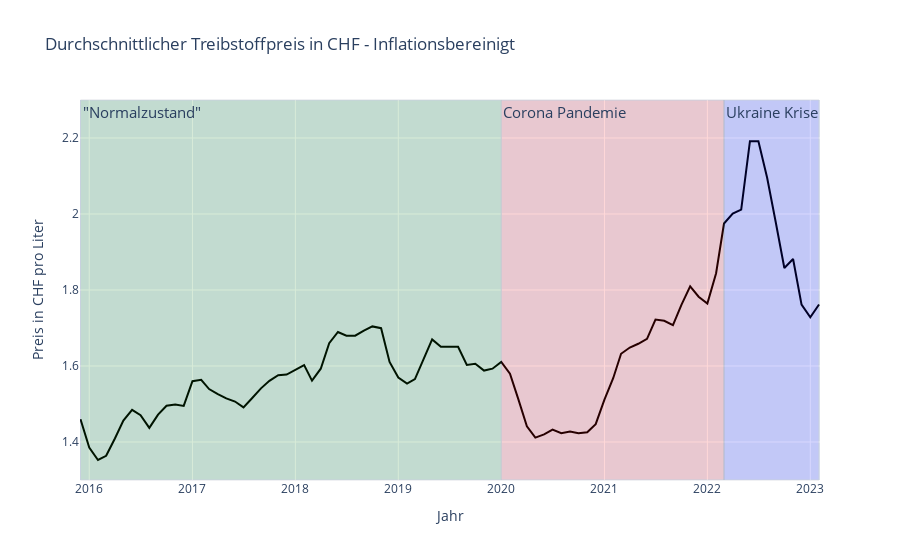

Here is the notebook cell this chart was saved with:
### Code cell
# add to plot vertical lines for 2020 to 2021
fig = go.Figure()
fig.add_trace(go.Scatter(x=df_story["Month"], y=df_story["Durchschnittlicher Treibstoffpreis in CHF"], name="Durchschnittlicher Treibstoffpreis in CHF", line=dict(color="black", width=2)))
# legend on bottom left
fig.update_layout(legend=dict(
    orientation="h",
    yanchor="bottom",
    y=1.02,
    xanchor="right",
    x=1
))
fig.update_layout(yaxis=dict(range=[1.3, 2.3]))
fig.update_layout(title_text="Durchschnittlicher Treibstoffpreis in CHF - Inflationsbereinigt")
fig.update_xaxes(title_text="Jahr")
fig.update_yaxes(title_text="Preis in CHF pro Liter")
fig.add_vrect(x0="2020-01", x1="2022-03", fillcolor="red", opacity=0.15, line_width=1.0, annotation_text="Corona Pandemie", annotation_position="top left", annotation=dict(font_size=15))
fig.add_vrect(x0="2022-03", x1="2023-02", fillcolor="blue", opacity=0.15, line_width=1.0, annotation_text="Ukraine Krise", annotation_position="top left", annotation=dict(font_size=15))
fig.add_vrect(x0="2015-12", x1="2020-01", fillcolor="green", opacity=0.15, line_width=1.0, annotation_text="\"Normalzustand\"", annotation_position="top left", annotation=dict(font_size=15))
fig.show()
# save fig as html
fig.write_html("Durchschnittlicher Treibstoffpreis in CHF - Inflationsbereinigt.html")

### Figure 1 — Plotly figure (JSON) as saved in the notebook; plotly's stock layout.template omitted (floating-point values rounded to 4 significant figures)
{"data": [{"line": {"color": "black", "width": 2}, "name": "Durchschnittlicher Treibstoffpreis in CHF", "type": "scatter", "x": ["2015-12", "2016-01", "2016-02", "2016-03", "2016-04", "2016-05", "2016-06", "2016-07", "2016-08", "2016-09", "2016-10", "2016-11", "2016-12", "2017-01", "2017-02", "2017-03", "2017-04", "2017-05", "2017-06", "2017-07", "2017-08", "2017-09", "2017-10", "2017-11", "2017-12", "2018-01", "2018-02", "2018-03", "2018-04", "2018-05", "2018-06", "2018-07", "2018-08", "2018-09", "2018-10", "2018-11", "2018-12", "2019-01", "2019-02", "2019-03", "2019-04", "2019-05", "2019-06", "2019-07", "2019-08", "2019-09", "2019-10", "2019-11", "2019-12", "2020-01", "2020-02", "2020-03", "2020-04", "2020-05", "2020-06", "2020-07", "2020-08", "2020-09", "2020-10", "2020-11", "2020-12", "2021-01", "2021-02", "2021-03", "2021-04", "2021-05", "2021-06", "2021-07", "2021-08", "2021-09", "2021-10", "2021-11", "2021-12", "2022-01", "2022-02", "2022-03", "2022-04", "2022-05", "2022-06", "2022-07", "2022-08", "2022-09", "2022-10", "2022-11", "2022-12", "2023-01", "2023-02"], "y": [1.46, 1.386, 1.353, 1.364, 1.409, 1.456, 1.485, 1.471, 1.437, 1.472, 1.496, 1.499, 1.495, 1.56, 1.564, 1.539, 1.526, 1.515, 1.506, 1.491, 1.516, 1.541, 1.561, 1.576, 1.577, 1.589, 1.602, 1.562, 1.593, 1.66, 1.69, 1.68, 1.68, 1.693, 1.704, 1.699, 1.611, 1.57, 1.554, 1.566, 1.616, 1.67, 1.65, 1.65, 1.65, 1.603, 1.606, 1.588, 1.593, 1.611, 1.58, 1.514, 1.441, 1.412, 1.42, 1.433, 1.423, 1.428, 1.423, 1.426, 1.447, 1.511, 1.568, 1.632, 1.649, 1.658, 1.672, 1.722, 1.719, 1.707, 1.761, 1.81, 1.782, 1.764, 1.844, 1.975, 2.001, 2.011, 2.192, 2.192, 2.096, 1.976, 1.858, 1.882, 1.762, 1.728, 1.762]}], "layout": {"annotations": [{"font": {"size": 15}, "showarrow": false, "text": "Corona Pandemie", "x": "2020-01", "xanchor": "left", "xref": "x", "y": 1, "yanchor": "top", "yref": "y domain"}, {"font": {"size": 15}, "showarrow": false, "text": "Ukraine Krise", "x": "2022-03", "xanchor": "left", "xref": "x", "y": 1, "yanchor": "top", "yref": "y domain"}, {"font": {"size": 15}, "showarrow": false, "text": "\"Normalzustand\"", "x": "2015-12", "xanchor": "left", "xref": "x", "y": 1, "yanchor": "top", "yref": "y domain"}], "legend": {"orientation": "h", "x": 1, "xanchor": "right", "y": 1.02, "yanchor": "bottom"}, "shapes": [{"fillcolor": "red", "line": {"width": 1}, "opacity": 0.15, "type": "rect", "x0": "2020-01", "x1": "2022-03", "xref": "x", "y0": 0, "y1": 1, "yref": "y domain"}, {"fillcolor": "blue", "line": {"width": 1}, "opacity": 0.15, "type": "rect", "x0": "2022-03", "x1": "2023-02", "xref": "x", "y0": 0, "y1": 1, "yref": "y domain"}, {"fillcolor": "green", "line": {"width": 1}, "opacity": 0.15, "type": "rect", "x0": "2015-12", "x1": "2020-01", "xref": "x", "y0": 0, "y1": 1, "yref": "y domain"}], "title": {"text": "Durchschnittlicher Treibstoffpreis in CHF - Inflationsbereinigt"}, "xaxis": {"title": {"text": "Jahr"}}, "yaxis": {"range": [1.3, 2.3], "title": {"text": "Preis in CHF pro Liter"}}}}
